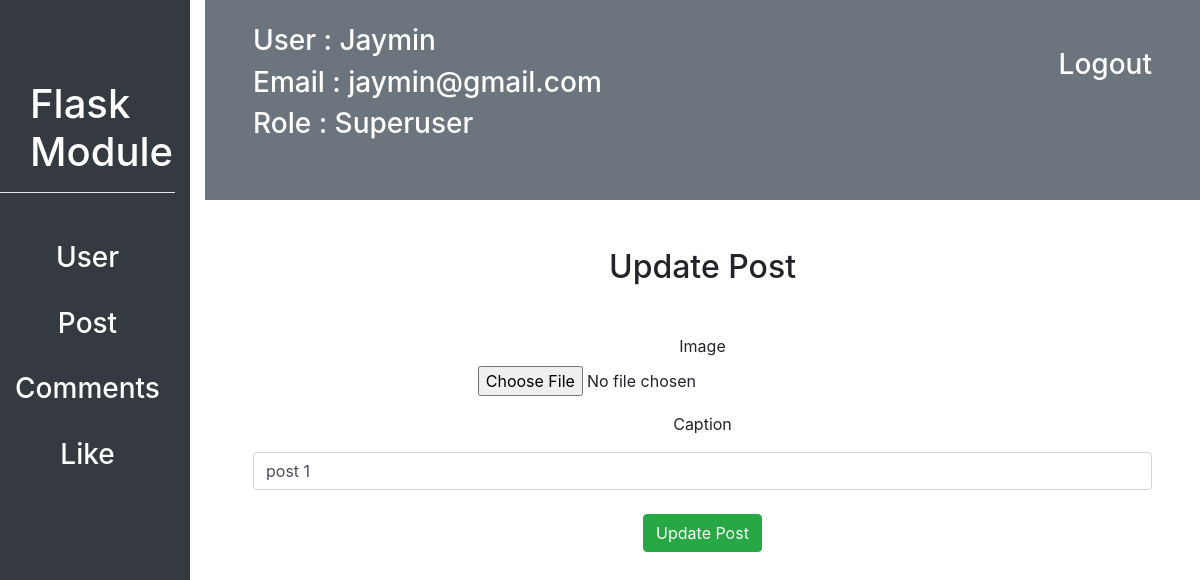
/customadmin/post/7/post_update (signed in), run on the app's committed database.
### flask_module/user/models.py (models this page shows, shortened)
class User(db.Model, UserMixin):
    id = db.Column(db.Integer, primary_key=True)
    username = db.Column(db.String(20), unique=True, nullable=False)
    email = db.Column(db.String(30), unique=True, nullable=False)
    profile_picture = db.Column(db.String(70), nullable=False, default="defualt_img.jpg")
    password = db.Column(db.String(15), nullable=False)
    like = db.relationship("Likes", backref="user", lazy=True, cascade = "all, delete, delete-orphan", )
    post = db.relationship("Post", backref="user", lazy=True, cascade = "all, delete, delete-orphan", )
    comment = db.relationship("Comments", backref="user", lazy=True, cascade = "all, delete, delete-orphan", )
    following = db.relationship("User",
                    secondary=connected_user,
                    primaryjoin=id==connected_user.c.parent_id,
                    secondaryjoin=id==connected_user.c.children_id,
                    backref="followed_by")
    role_id = db.Column(db.Integer, db.ForeignKey("role.id"), nullable=False)

class Role(db.Model):
    id = db.Column(db.Integer, primary_key=True)
    name = db.Column(db.String(20), unique=True, nullable=False)
    user = db.relationship("User", backref="role")

### flask_module/posts/models.py (models this page shows, shortened)
class Post(db.Model):
    id = db.Column(db.Integer, primary_key=True)
    image = db.Column(db.String(70), nullable=False)
    caption = db.Column(db.String(20), nullable=False)
    created_at = db.Column(db.DateTime, nullable=False, default=datetime.now())
    user_id = db.Column(db.Integer, db.ForeignKey("user.id"), nullable=False)
    comment = db.relationship("Comments", backref="post", lazy=True, cascade = "all, delete, delete-orphan", )
    likes = db.relationship("Likes", backref="post", lazy=True, cascade = "all, delete, delete-orphan", )

### flask_module/customadmin/posts/routes.py (the view)
@post.route("/<int:post_id>/post_update", methods=["POST", "GET"])
@login_required
@superuser_required
def post_update(post_id):
    form = CustomadminEditPostForm()
    post = Post.query.filter_by(id=int(post_id)).first()
    if request.method == "POST":
        if form.validate_on_submit():
            if form.image.data:
                hex_image = secrets.token_hex(8)
                f_name, f_ext = os.path.splitext(form.image.data.filename)
                image_name = hex_image + f_ext
                image_path = os.path.join(app.root_path, 'static\images', image_name)
                form.image.data.save(image_path)
                post.image = image_name
            post.caption = form.caption.data
            db.session.commit()
            return redirect(url_for("customadmin.post.post_list"))
    else:
        form.caption.data = post.caption
        return render_template("customadmin/posts/update_post.html", form=form, post=post)

### flask_module/customadmin/posts/forms.py
class CustomadminEditPostForm(FlaskForm):
    image = FileField("Image", validators=[FileAllowed(['jpg', 'png'])])
    caption = StringField("Caption", validators=[])
    submit = SubmitField("Update Post")

### flask_module/customadmin/routes.py (called while the page is built)
def login_required(f):
    @wraps(f)
    def decorated_function(*args, **kwargs):
        if current_user.is_authenticated is False:
            return redirect(url_for('customadmin.login'))
        return f(*args, **kwargs)
    return decorated_function

def superuser_required(f):
    @wraps(f)
    def decorated_function(*args, **kwargs):
        if current_user.is_authenticated:
            if current_user.role.name != "Superuser":
                return redirect(url_for('customadmin.dashboard', username=current_user.username))
        return f(*args, **kwargs)
    return decorated_function

### flask_module/user/models.py (called while the page is built)
@login_manager.user_loader
def load_user(user_id):
    return User.query.filter_by(id=int(user_id)).first()

### flask_module/templates/customadmin/posts/update_post.html (shortened to what this page needs)
{% extends "customadmin/dashboard.html" %}
{% block contant %}
<div class="m-5">
    <h2 class="text-center mb-5">Update Post</h2>
    <form method="POST" action="{{ url_for('customadmin.post.post_update', post_id=post.id) }}" novalidate enctype=multipart/form-data>
        <div class="text-center mt-3">
            {{ form.image.label(class="form-control-label w-50") }}
            {{ form.image(class="form-control-file mt-2 m-auto w-50") }}
        </div>
        <div class="text-center mt-3">
            <div class="text-center mt-3">
                {{ form.caption.label(class="form-control-label") }}
                {% if form.caption.errors %}
                    {{ form.caption(class="form-control mt-2 is-invalid") }}
                    <div class="invalid-feedback">
                        {% for error in form.caption.errors %}
                            <span>{{error}}</span>
                        {% endfor %}
                    </div>
                {% else %}
                    {{ form.caption(class="form-control mt-2",) }}
                {% endif %}
            </div>
        </div>
        <div class="text-center mt-3">
            {{ form.submit(class="btn btn-success mt-2") }}
        </div>
    </form>
</div>
{% endblock contant %}

### flask_module/templates/customadmin/dashboard.html (shortened to what this page needs)
<!DOCTYPE html>
<html lang="en">
<head>
    <link rel="stylesheet" href="{{ url_for('static', filename='css/bootstrap.css') }}">
    <link rel="stylesheet" href="{{url_for('static', filename="css/datatable.css")}}">
    <link rel="stylesheet" href="{{url_for('static', filename="css/datatable.min.css")}}">
</head>
<body>
    <div class="row" id="sidebar">
        <div class="col bg-dark">
            <div id="module-title">
                <h1 class="text-white">Flask Module</h1>
            </div>
            <hr style="background: white">
            <div class="mt-5 text-center">
                <a href="{{url_for('customadmin.dashboard', username=current_user.username)}}"><h3 class="text-white">User</h3></a><br>
                <a href="{{url_for('customadmin.post.post_list')}}"><h3 class="text-white">Post</h3></a><br>
                <a href="{{url_for('customadmin.comment.comments_list')}}"><h3 class="text-white">Comments</h3></a><br>
                <a href="{{url_for('customadmin.like.like_list')}}"><h3 class="text-white">Like</h3></a><br>
            </div>
        </div>
        <div class="col-10">
            <div id="navbar" class="bg-secondary">
                <a href="{{url_for('customadmin.logout')}}"><h3 class="float-right px-5 pt-5 text-white">Logout</h3></a>
                <h3 class="text-white pt-4 px-5">User : {{current_user.username}}</h3>
                <h3 class="text-white px-5">Email : {{current_user.email}}</h3>
                <h3 class="text-white px-5">Role : {{current_user.role.name}}</h3>
            </div>
            {% block contant %}{% endblock contant %}
        </div>
    </div>
</body>
</html>

### flask_module/templates/customadmin/dashboard.html (style rules this page uses)
#sidebar { height: 900px; }
#module-title { margin-top: 80px; margin-left: 30px; }
#navbar { height: 200px; }

### data on the page
User: username "Jaymin", email "jaymin@gmail.com"
Role: role.name "Superuser"
Post: caption "post 1"
